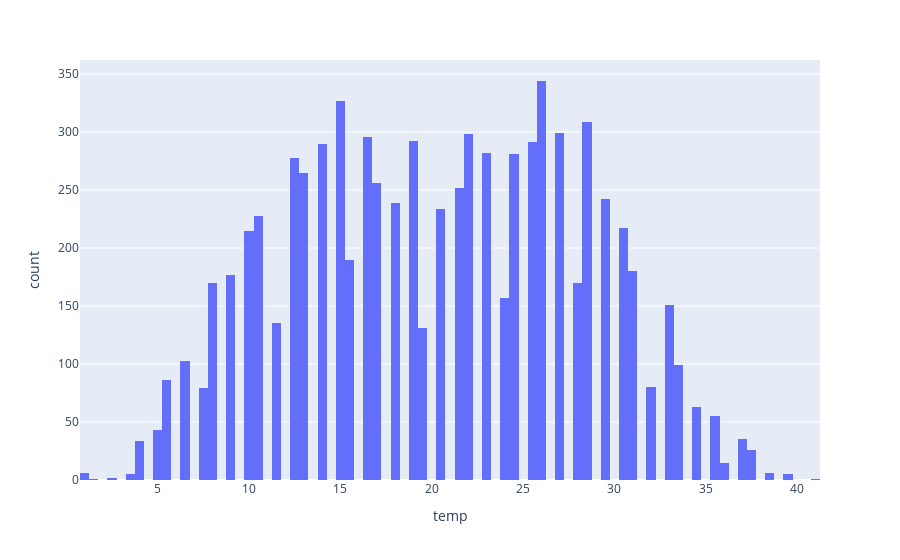

This figure's notebook cell:
### Code cell
px.histogram(df, x = 'temp')

### Figure 1 — Plotly figure (JSON) as saved in the notebook; plotly's stock layout.template omitted (floating-point values rounded to 4 significant figures; data arrays with more than 128 entries replaced by an {"elided": "..."} marker saying what was removed)
{"data": [{"bingroup": "x", "hovertemplate": "temp=%{x}<br>count=%{y}<extra></extra>", "legendgroup": "", "marker": {"color": "#636efa", "pattern": {"shape": ""}}, "name": "", "orientation": "v", "showlegend": false, "type": "histogram", "x": {"elided": "10672 float values"}, "xaxis": "x", "yaxis": "y"}], "layout": {"barmode": "relative", "legend": {"tracegroupgap": 0}, "margin": {"t": 60}, "xaxis": {"anchor": "y", "domain": [0, 1], "title": {"text": "temp"}}, "yaxis": {"anchor": "x", "domain": [0, 1], "title": {"text": "count"}}}}
